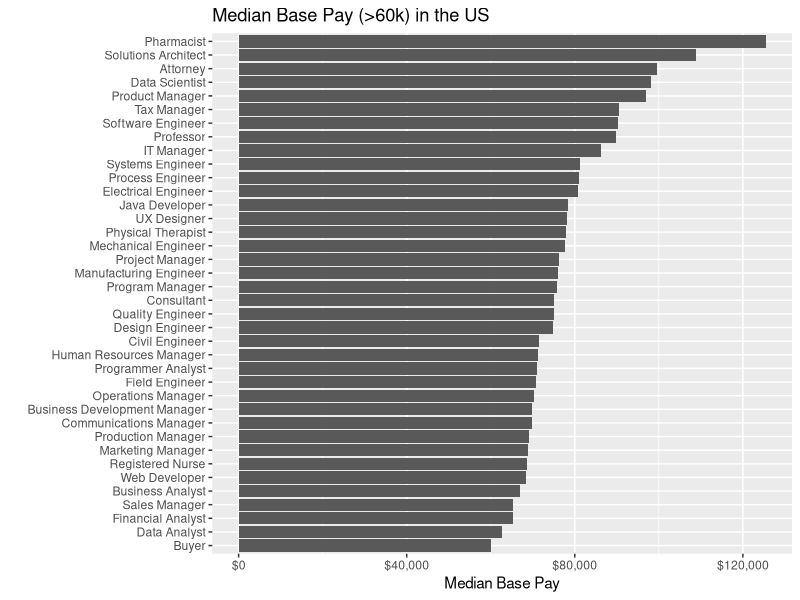
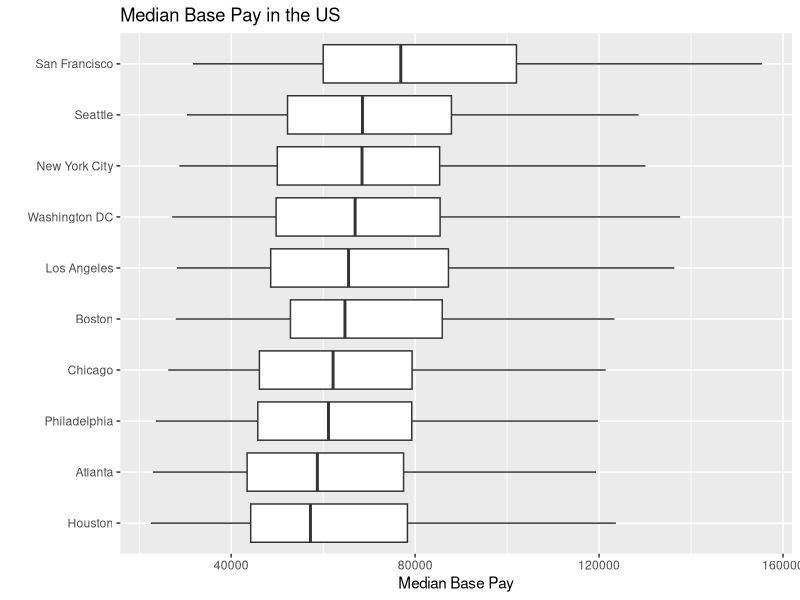

Reproduce these figures in R, in order.
## ---- chunk 1
knitr::opts_chunk$set(warning = FALSE, message = FALSE, echo = TRUE)
## ---- chunk 2
library(tidyverse)

job.title.median.base.df <- read_tsv("job-title-median-base-2019_10.tsv")

pay.by.job.df <- job.title.median.base.df %>%
  transmute(location = Metro,	pay = parse_number(Value), job = Dimension)

national.pay.by.job.df <- pay.by.job.df %>%
  filter(location == "National")

pay.by.location.df <- pay.by.job.df %>%
  filter(location != "National")
## ---- chunk 3
national.pay.by.job.df %>%
  filter(pay > 60000) %>% 
  ggplot() +
  geom_col(mapping = aes(x = reorder(job, pay), y = pay)) +
  coord_flip() + 
  labs(x = "", y = "Median Base Pay", title = "Median Base Pay (>60k) in the US") + 
  scale_y_continuous(labels = scales::dollar)
## ---- chunk 4
ggplot(pay.by.location.df) + 
  geom_boxplot(mapping = aes(x = reorder(location, pay, median), y = pay), varwidth = T) + 
  labs(x = "", y = "Median Base Pay", title = "Median Base Pay in the US") + 
  coord_flip()
